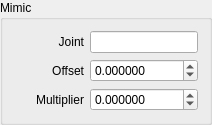
                    <widget class="QGroupBox" name="JointMimicGroupBox">
                      <property name="enabled">
                        <bool>true</bool>
                      </property>
                      <property name="title">
                        <string>Mimic</string>
                      </property>
                      <layout class="QVBoxLayout">
                        <item>
                          <layout class="QHBoxLayout">
                            <item>
                              <widget class="QLabel" name="label_48">
                                <property name="minimumSize">
                                  <size>
                                    <width>70</width>
                                    <height>0</height>
                                  </size>
                                </property>
                                <property name="maximumSize">
                                  <size>
                                    <width>64</width>
                                    <height>16777215</height>
                                  </size>
                                </property>
                                <property name="text">
                                  <string>Joint</string>
                                </property>
                                <property name="alignment">
                                  <set>Qt::AlignRight|Qt::AlignTrailing|Qt::AlignVCenter</set>
                                </property>
                              </widget>
                            </item>
                            <item>
                              <widget class="QLineEdit" name="JointMimicJointNameLineEdit" />
                            </item>
                          </layout>
                        </item>
                        <item>
                          <layout class="QHBoxLayout">
                            <item>
                              <widget class="QLabel" name="label_93">
                                <property name="minimumSize">
                                  <size>
                                    <width>70</width>
                                    <height>0</height>
                                  </size>
                                </property>
                                <property name="maximumSize">
                                  <size>
                                    <width>64</width>
                                    <height>16777215</height>
                                  </size>
                                </property>
                                <property name="layoutDirection">
                                  <enum>Qt::LeftToRight</enum>
                                </property>
                                <property name="text">
                                  <string>Offset</string>
                                </property>
                                <property name="alignment">
                                  <set>Qt::AlignRight|Qt::AlignTrailing|Qt::AlignVCenter</set>
                                </property>
                              </widget>
                            </item>
                            <item>
                              <widget class="QDoubleSpinBox" name="JointMimicOffsetSpinBox">
                                <property name="decimals">
                                  <number>6</number>
                                </property>
                                <property name="minimum">
                                  <double>-10000.000000000000000</double>
                                </property>
                                <property name="maximum">
                                  <double>10000.000000000000000</double>
                                </property>
                                <property name="singleStep">
                                  <double>0.001000000000000</double>
                                </property>
                              </widget>
                            </item>
                          </layout>
                        </item>
                        <item>
                          <layout class="QHBoxLayout">
                            <item>
                              <widget class="QLabel" name="label_92">
                                <property name="minimumSize">
                                  <size>
                                    <width>70</width>
                                    <height>0</height>
                                  </size>
                                </property>
                                <property name="maximumSize">
                                  <size>
                                    <width>64</width>
                                    <height>16777215</height>
                                  </size>
                                </property>
                                <property name="layoutDirection">
                                  <enum>Qt::LeftToRight</enum>
                                </property>
                                <property name="text">
                                  <string>Multiplier</string>
                                </property>
                                <property name="alignment">
                                  <set>Qt::AlignRight|Qt::AlignTrailing|Qt::AlignVCenter</set>
                                </property>
                              </widget>
                            </item>
                            <item>
                              <widget class="QDoubleSpinBox" name="JointMimicMultiplierSpinBox">
                                <property name="decimals">
                                  <number>6</number>
                                </property>
                                <property name="minimum">
                                  <double>-10000.000000000000000</double>
                                </property>
                                <property name="maximum">
                                  <double>10000.000000000000000</double>
                                </property>
                                <property name="singleStep">
                                  <double>0.001000000000000</double>
                                </property>
                                <property name="value">
                                  <double>0.000000000000000</double>
                                </property>
                              </widget>
                            </item>
                          </layout>
                        </item>
                      </layout>
                    </widget>
